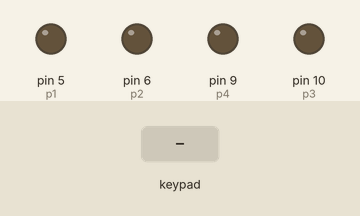
A sketch run on a simulated Arduino Uno, built with avr-gcc and run on an emulated ATmega328P. On the bench: output pins drawn as LEDs (lit = HIGH). Inputs (shaded band) come from the test bench. What the sketch prints to the serial monitor is not drawn.

Above: at 1.2 s.
1.3 s: key 'U' pressed
At 1.5 s:
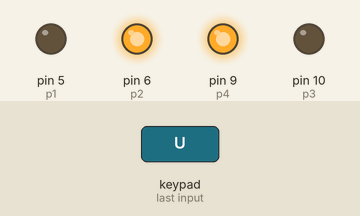
3.2 s: key 'D' pressed
At 3.4 s:
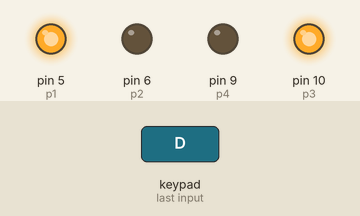
5.1 s: key 'L' pressed
At 5.31 s:
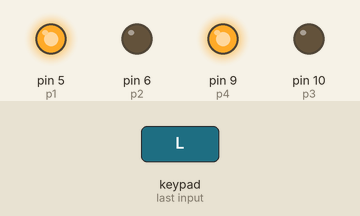
7.0 s: key 'R' pressed
At 7.2 s:
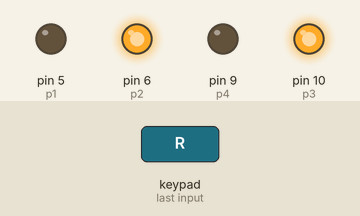
Timing chart, 0 to 9.9 s (numbered marks = the images above; inputs shaded):
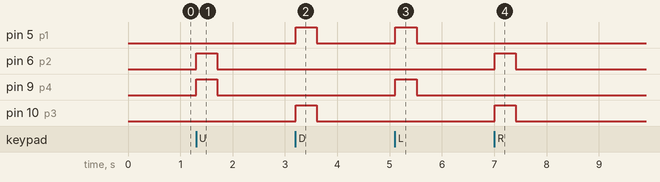

Measured:
- after the input at 1.3 s, pin 6 (p2), pin 9 (p4): LOW → HIGH at once, → LOW 0.40 s later
- after the input at 3.2 s, pin 5 (p1), pin 10 (p3): LOW → HIGH at once, → LOW 0.40 s later
- after the input at 5.1 s, pin 5 (p1), pin 9 (p4): LOW → HIGH at once, → LOW 0.40 s later
- after the input at 7.0 s, pin 6 (p2), pin 10 (p3): LOW → HIGH at once, → LOW 0.40 s later

The sketch:

M5controller-v1.0.ino
```cpp
#define CUSTOM_SETTINGS
#define INCLUDE_GAMEPAD_MODULE
#include <Dabble.h>

int p4 = 9;
int p3 = 10;
int p2 = 6;
int p1 = 5;
int speedLeft = 0;
int speedRight = 0;
float changeRight;
float changeLeft;

void setup() {
  // put your setup code here, to run once:
  Serial.begin(115200);      // make sure your Serial Monitor is also set at this baud rate.
  Dabble.begin(9600);      //Enter baudrate of your bluetooth.Connect bluetooth on Bluetooth port present on evive.
  pinMode(p4, OUTPUT);
  pinMode(p3, OUTPUT);
  pinMode(p2, OUTPUT);
  pinMode(p1, OUTPUT);
  analogWrite(p1,0);
  analogWrite(p2,0);
  analogWrite(p3,0);
  analogWrite(p4,0);
}

void loop() {
  Dabble.processInput();             //this function is used to refresh data obtained from smartphone.Hence calling this function is mandatory in order to get data properly from your mobile.

  if (GamePad.isUpPressed()){
    Serial.print("UP");
    digitalWrite(p1,0);
    digitalWrite(p2,1);
    digitalWrite(p3,0);
    digitalWrite(p4,1);
  }
  else if (GamePad.isDownPressed()){
    Serial.print("DOWN");
    digitalWrite(p1,1);
    digitalWrite(p2,0);
    digitalWrite(p3,1);
    digitalWrite(p4,0);
  }
  else if (GamePad.isLeftPressed()){
    Serial.print("Left");
    digitalWrite(p1,1);
    digitalWrite(p2,0);
    digitalWrite(p3,0);
    digitalWrite(p4,1);
  }
  else if (GamePad.isRightPressed()){
    Serial.print("Right");
    digitalWrite(p1,0);
    digitalWrite(p2,1);
    digitalWrite(p3,1);
    digitalWrite(p4,0);
  }
  else{
  changeLeft = GamePad.getYaxisData() * 2 + GamePad.getXaxisData();
  changeRight = GamePad.getYaxisData() * 2 - GamePad.getXaxisData();

  if (speedRight != changeRight || speedLeft != changeLeft){
    speedLeft = abs(changeLeft * 255/14);
    speedRight = abs(changeRight * 255/14);
    Serial.print("Left: ");
    Serial.print(changeLeft);
    Serial.print("\t");
    Serial.print("Right: ");
    Serial.println(changeRight);
  }

  if (changeLeft > 0){
    analogWrite(p1,0);
    analogWrite(p2,speedLeft);
  } else if (changeLeft < 0){
    analogWrite(p1,speedLeft);
    analogWrite(p2,0);
  }else{
    analogWrite(p1,0);
    analogWrite(p2,0);
  }
  if (changeRight > 0){
    analogWrite(p3,0);
    analogWrite(p4,speedRight);
  } else if (changeRight < 0){
    analogWrite(p3,speedRight);
    analogWrite(p4,0);
  }else{
    analogWrite(p3,0);
    analogWrite(p4,0);
  }
  if (GamePad.getYaxisData() == 0 && GamePad.getXaxisData() == 0){
    digitalWrite(p1,0);
    digitalWrite(p2,0);
    digitalWrite(p3,0);
    digitalWrite(p4,0);
    }
  }

  delay(10);
}
```
